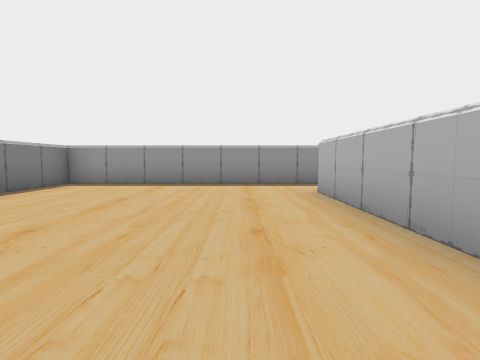
view 1 (above)

12 first-person views from a walk through a Unity game level. The camera is 0.62 m above the floor, tilts 4° down and sees 80° across. The floor is counted in squares, 1 m on a side. Each view is taken from the middle of a square. On the plan, view 1 faces up. The plan holds only what a view shows up to about 9 squares ahead; the rest is blank. The place goes on beyond the plan. The player is left out.

view 2
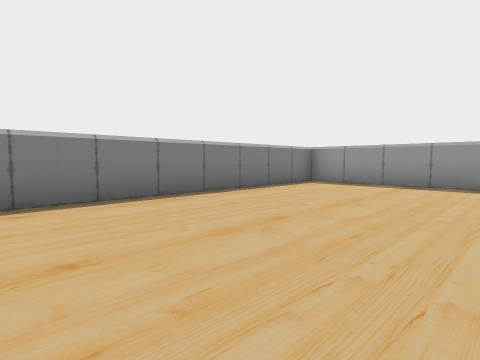

view 3
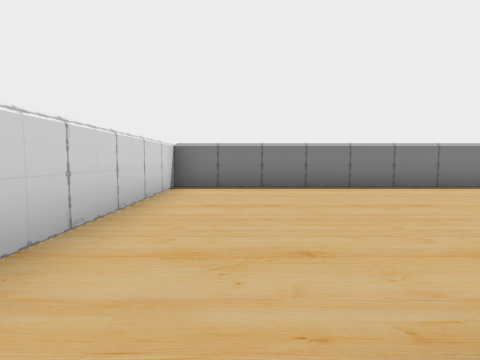

view 4
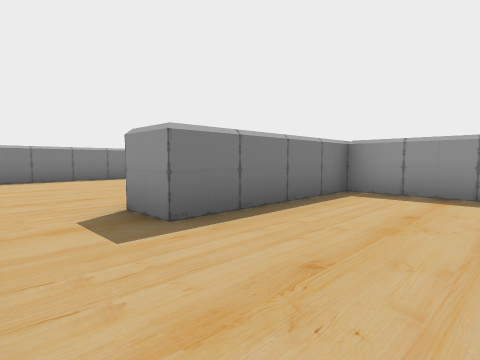

view 5
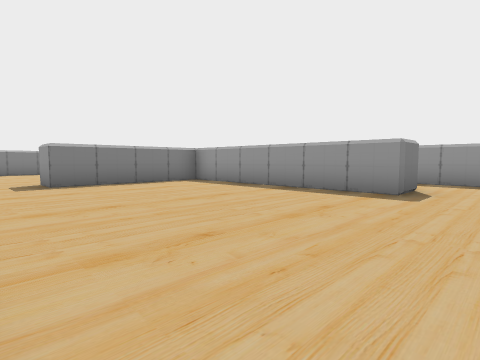

view 6
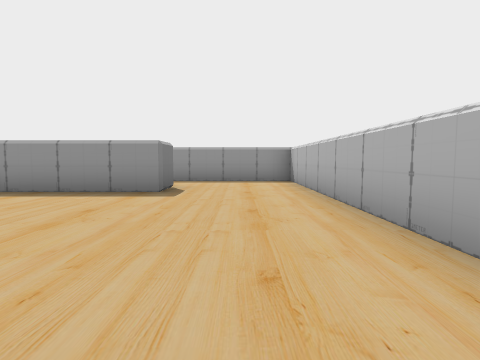

view 7
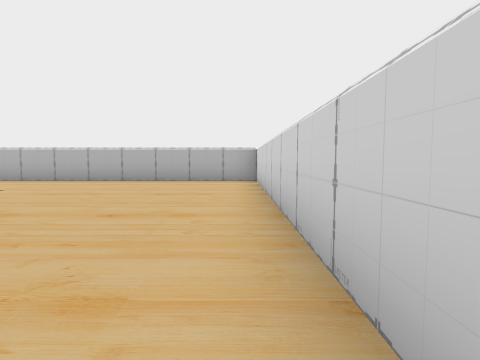

view 8
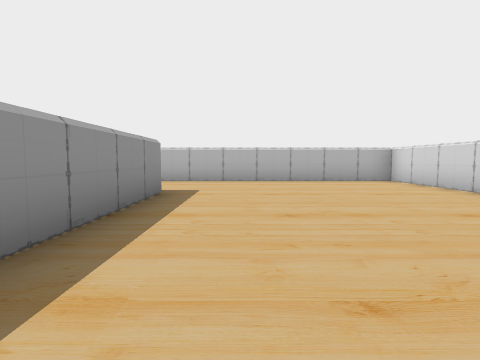

view 9
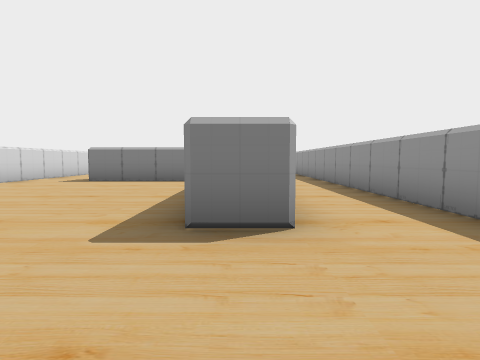

view 10
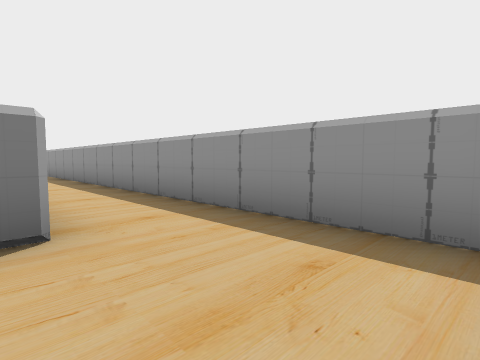

view 11
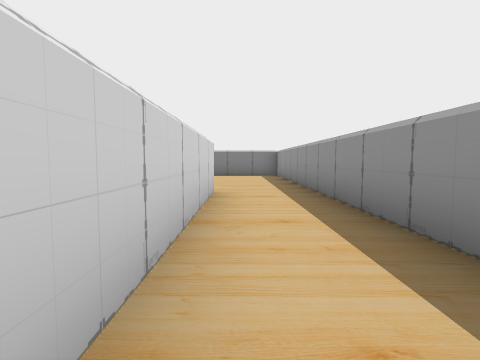

view 12
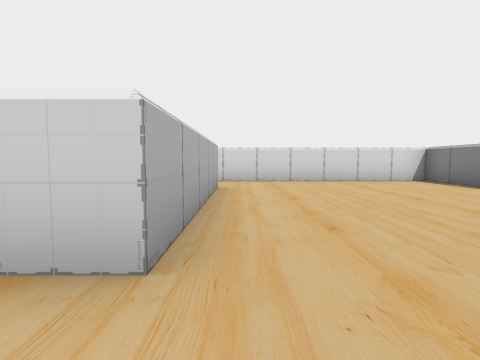

### Floor plan
Ten units are one square. View 1 is at (0, 0); x grows to the right and y downward. Boxes are objects, and circles mark ways between rooms. Rooms are numbered by the first view taken in them; rooms with no view inside come last. Other rooms are left out.
<svg viewBox="-50 -80 170 100">
<path fill="none" stroke="#000" d="M15 -5 15 -55M15 -75 -45 -75 -45 15 15 15M85 -55 85 -45 25 -45 25 -5 15 -5M15 -55 65 -55M15 15 115 15 115 -75 15 -75"/>
<circle cx="20" cy="-65" r="3" fill="#2a7"/>
<circle cx="20" cy="5" r="3" fill="#2a7"/>
<text x="-20" y="-30">1</text>
<text x="70" y="-30">2</text>
</svg>
Room 1 opens to room 2.

Where each view was taken, in squares from view 1:
view 1: 0 up, 0 right, facing up
view 2: 0 up, 0 right, facing up-left
view 3: 0 up, 2 right, facing left
view 4: 1 down, 5 right, facing up-left
view 5: 1 down, 10 right, facing up-left
view 6: 1 down, 10 right, facing up
view 7: 1 down, 3 right, facing right
view 8: 3 up, 3 right, facing right
view 9: 5 up, 11 right, facing left
view 10: 5 up, 11 right, facing up-left
view 11: 6 up, 7 right, facing left
view 12: 7 up, 1 right, facing down
